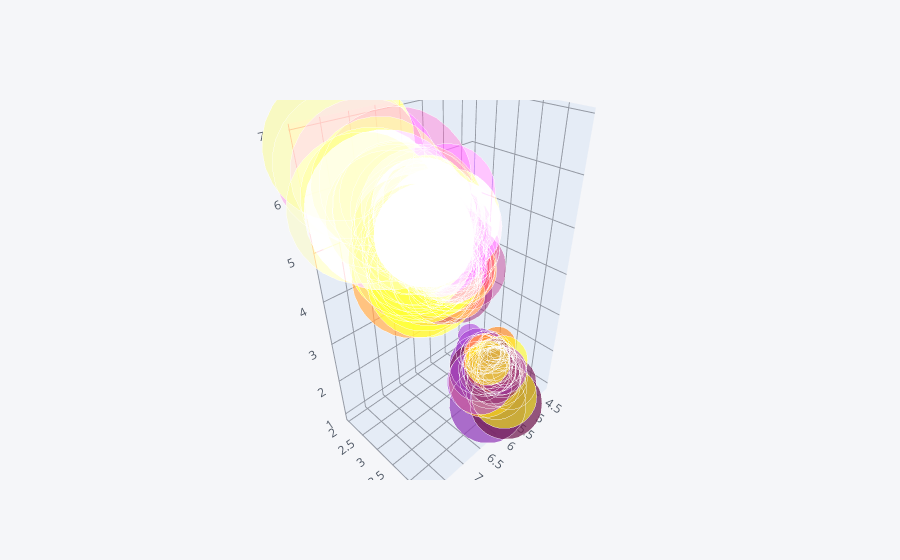

The cell this chart's notebook holds for it:
### Code cell
df.iplot(x = 'sepal_length', y = 'sepal_width',z = 'petal_length', kind = 'bubble3d', size='sepal_length',theme=None,
    colors=['#6A1B4D','#C7C11A','#E07C24','#8D3DAF'])

### Figure 1 — Plotly figure (JSON) as saved in the notebook; plotly's stock layout.template omitted (floating-point values rounded to 4 significant figures; data arrays with more than 128 entries replaced by an {"elided": "..."} marker saying what was removed)
{"data": [{"marker": {"color": {"elided": "150 str values"}, "opacity": 0.8, "size": {"elided": "150 int values"}, "symbol": "circle"}, "mode": "markers", "text": {"elided": "150 str values"}, "type": "scatter3d", "x": {"elided": "150 float values"}, "y": {"elided": "150 float values"}, "z": {"elided": "150 float values"}}], "layout": {"legend": {"bgcolor": "#F5F6F9", "font": {"color": "#4D5663"}}, "paper_bgcolor": "#F5F6F9", "plot_bgcolor": "#F5F6F9", "scene": {"xaxis": {"gridcolor": "#9499A3", "showgrid": true, "tickfont": {"color": "#4D5663"}, "title": {"font": {"color": "#4D5663"}, "text": ""}, "zerolinecolor": "#9499A3"}, "yaxis": {"gridcolor": "#9499A3", "showgrid": true, "tickfont": {"color": "#4D5663"}, "title": {"font": {"color": "#4D5663"}, "text": ""}, "zerolinecolor": "#9499A3"}, "zaxis": {"gridcolor": "#9499A3", "showgrid": true, "tickfont": {"color": "#4D5663"}, "title": {"font": {"color": "#4D5663"}, "text": ""}, "zerolinecolor": "#9499A3"}}, "title": {"font": {"color": "#4D5663"}}}}
